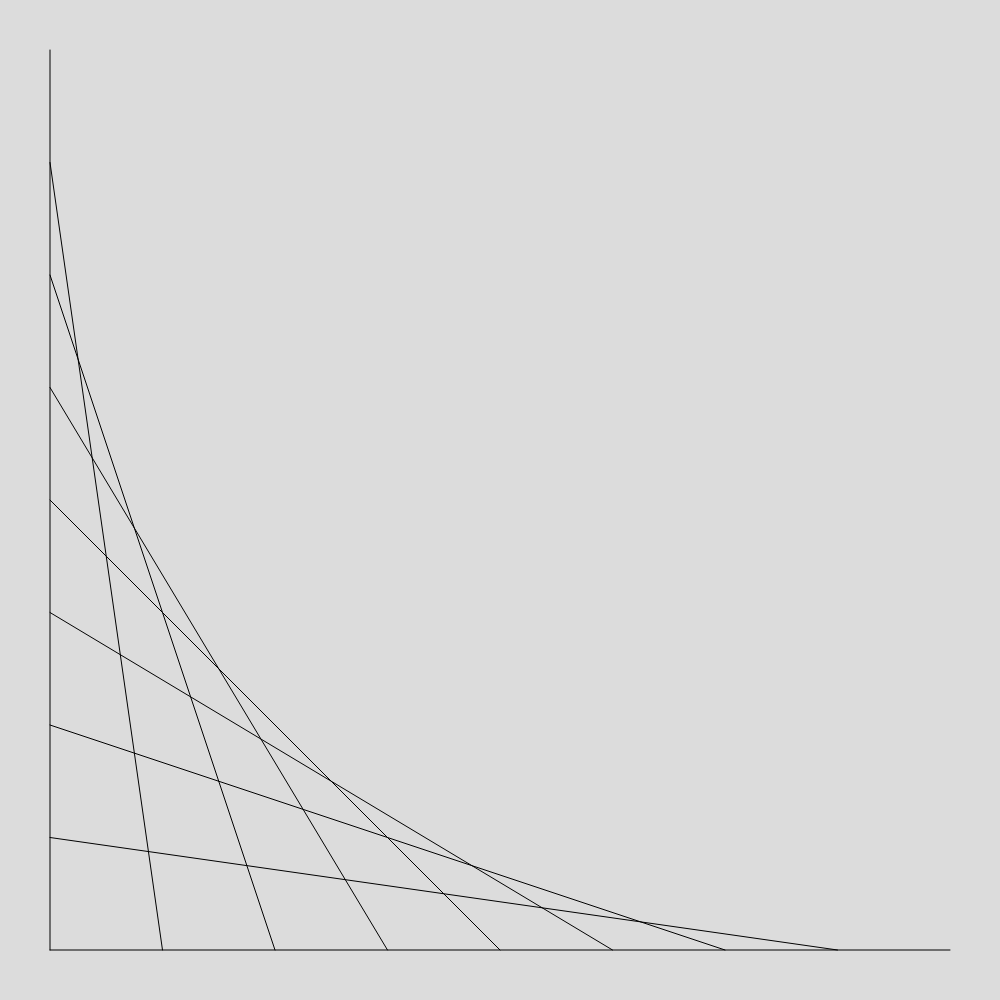
Frame 1 (no input)
Frame 2 (the mouse pressed at the canvas centre, redrawn once): identical to frame 1, image omitted

The p5.js sketch that drew this single still picture (run headless with seeded random() and noise() and a simulated clock; the mouse was pressed at the canvas centre and the sketch redrawn once):

// p5.js sketch
// ── sketch.js
function setup() {
  let size = Math.min(windowWidth, windowHeight);
  createCanvas(size, size);
}

function draw() {
  background(220);
  strokeWeight(1);

  let margin = 50;
  let startX = margin;
  let startY = margin;
  let endX = width - margin;
  let endY = height - margin;

  let totalPoints = 9;

  for (let i = 0; i < totalPoints; i++) {
    let pct = i / (totalPoints - 1);

    let y1 = lerp(startY, endY, pct);
    let x2 = lerp(startX, endX, pct);

    line(startX, y1, x2, endY);
  }

  noLoop();
}

function windowResized() {
  let size = Math.min(windowWidth, windowHeight);
  resizeCanvas(size, size);
  redraw();
}
